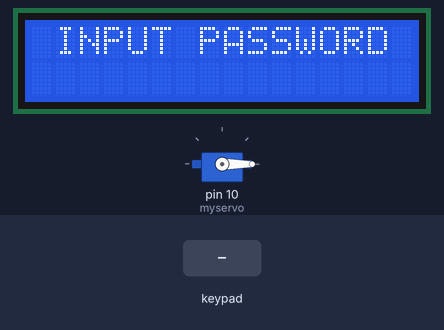
Simulated run of this sketch. Board: Arduino Uno, built with avr-gcc and run on an emulated ATmega328P. Shown: servo, 16×2 character LCD. Inputs (shaded band) come from the test bench.

Above: at 1.6 s.
1.7 s: keypad keys 1 0 2 0 2 7 # pressed 0.4 s apart
At 5.4 s:
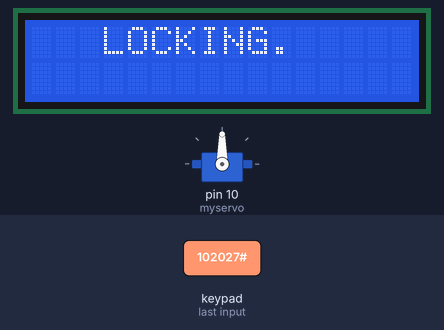
6.0 s: key '*' pressed
9.0 s: keypad keys * * * * * * # pressed 0.4 s apart
At 11.6 s:
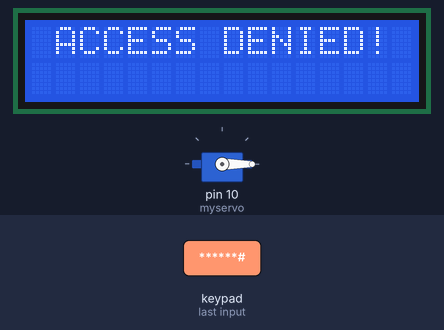
13.8 s: key '#' pressed
At 14.6 s:
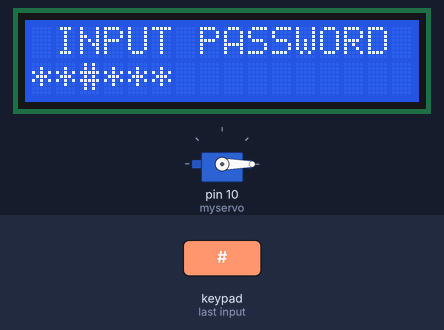
15.3 s: keypad keys 1 3 9 7 2 2 # pressed 0.4 s apart
At 19.3 s:
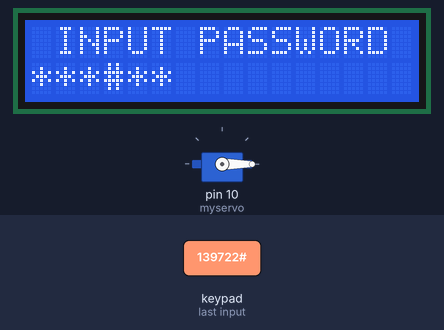
19.7 s: key '#' pressed
At 20.0 s:
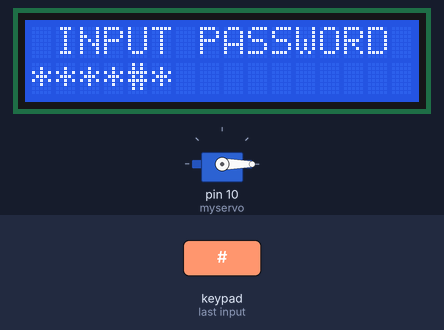
Timing chart, 0 to 22.2 s (numbered marks = the images above; inputs shaded):
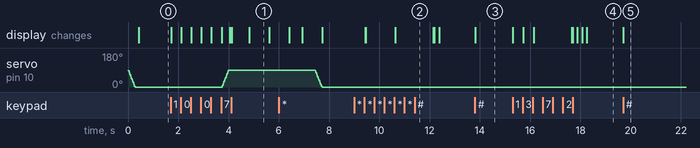

Measured:
- after the input at 1.7 s, servo on pin 10 (myservo): moves from 0° to 90° over 0.24 s, starting after 2.1 s; the display: first changes at once (image 1 shows a later state)
- after the input at 9.0 s, the display: first differs from a run without the input after 1.6 s (image 2)
- after the input at 13.8 s, the display: changes at once (image 3)
- after the input at 15.3 s, the display: first changes at once (image 4 shows a later state)
- after the input at 19.7 s, the display: changes at once (image 5)

The sketch:

ldtcode.ino
```cpp
#include <LiquidCrystal_I2C.h>
#include <Servo.h>
#include <Wire.h>
#include <Keypad.h>

Servo myservo;

LiquidCrystal_I2C lcd(0x27,20,4);

#define Password_Length 7

int pos = 0;

char Data[Password_Length];
char Master[Password_Length] = "102027";
byte data_count = 0, master_count = 0;
bool Pass_is_good;
char customKey;

const byte ROWS = 4;
const byte COLS = 3;

char hexaKeys[ROWS][COLS] = {
  {'1', '2', '3'},
  {'4', '5', '6'},
  {'7', '8', '9'},
  {'*', '0', '#'}
};
bool door = true;

byte rowPins[ROWS] = {9, 8, 7, 6};
byte colPins[COLS] = {5, 4, 3};

Keypad customKeypad(makeKeymap(hexaKeys), rowPins, colPins, ROWS, COLS);

void setup(){
  myservo.attach(10);
  ServoClose();
  lcd.init();
  lcd.begin(16, 2);
  lcd.backlight();
}

void loop()
{
  if (door == 0)
  {
    customKey = customKeypad.getKey();

    if (customKey == '#')

    {

    lcd.clear();
  	  lcd.setCursor(3,0);
  	   lcd.print("LOCKING");
       delay(700);
      lcd.setCursor(10,0);
       lcd.print(".");
       delay(800);
      lcd.setCursor(11,0);
       lcd.print(".");
       delay(800);
      lcd.setCursor(12,0);
       lcd.print(".");
       delay(500);
       lcd.clear();
       delay(500);
       ServoClose();
     lcd.setCursor(5,0);
     lcd.print("LOCKED");
     delay(1700);

     door = 1;
    }
  }

  else Open();
}

void clearData()
{
  while (data_count != 0)
  {
    Data[data_count--] = 0;
  }
  return;
}

void ServoOpen()
{
  for (pos = 0; pos <= 90; pos += 5)
  {
    myservo.write(pos);
    delay(15);
  }
}

void ServoClose()
{
  for (pos = 90; pos >= 0; pos -= 5)
  {
    myservo.write(pos);
    delay(15);
  }
}

void Open()
{
  lcd.setCursor(1, 0);
  lcd.print("INPUT PASSWORD");

  customKey = customKeypad.getKey();
  if (customKey)
  {
    lcd.setCursor(0, 1);
     lcd.print("******");
    Data[data_count] = customKey;
    lcd.setCursor(data_count, 1);
    lcd.print(Data[data_count]);
    data_count++;
  }

  if (data_count == Password_Length - 1)
  {
    if (!strcmp(Data, Master))
    {
      lcd.clear();
      ServoOpen();
      lcd.print("ACCESS GRANTED");
      lcd.setCursor(0,1);
      lcd.print("Press # To Close");
      door = 0;
    }
    else
    {
      lcd.clear();

     lcd.setCursor(1,0);
      lcd.print("ACCESS DENIED!");
      delay(1500);
      door = 1;
    }
    clearData();
  }
}
```
